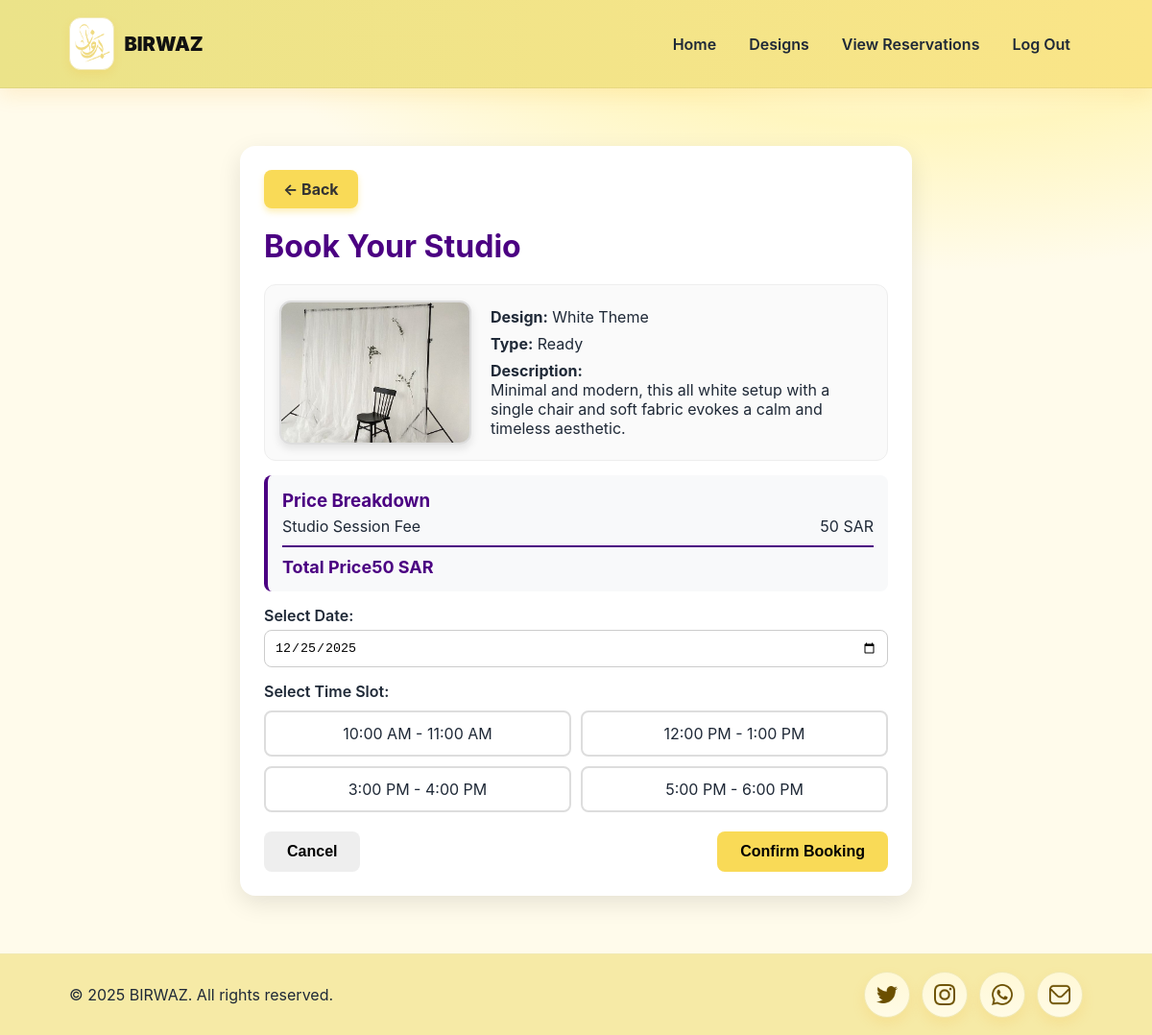
/birwasproject/booking.php?design_id=338 (signed in), run on an earlier commit of the app's database.
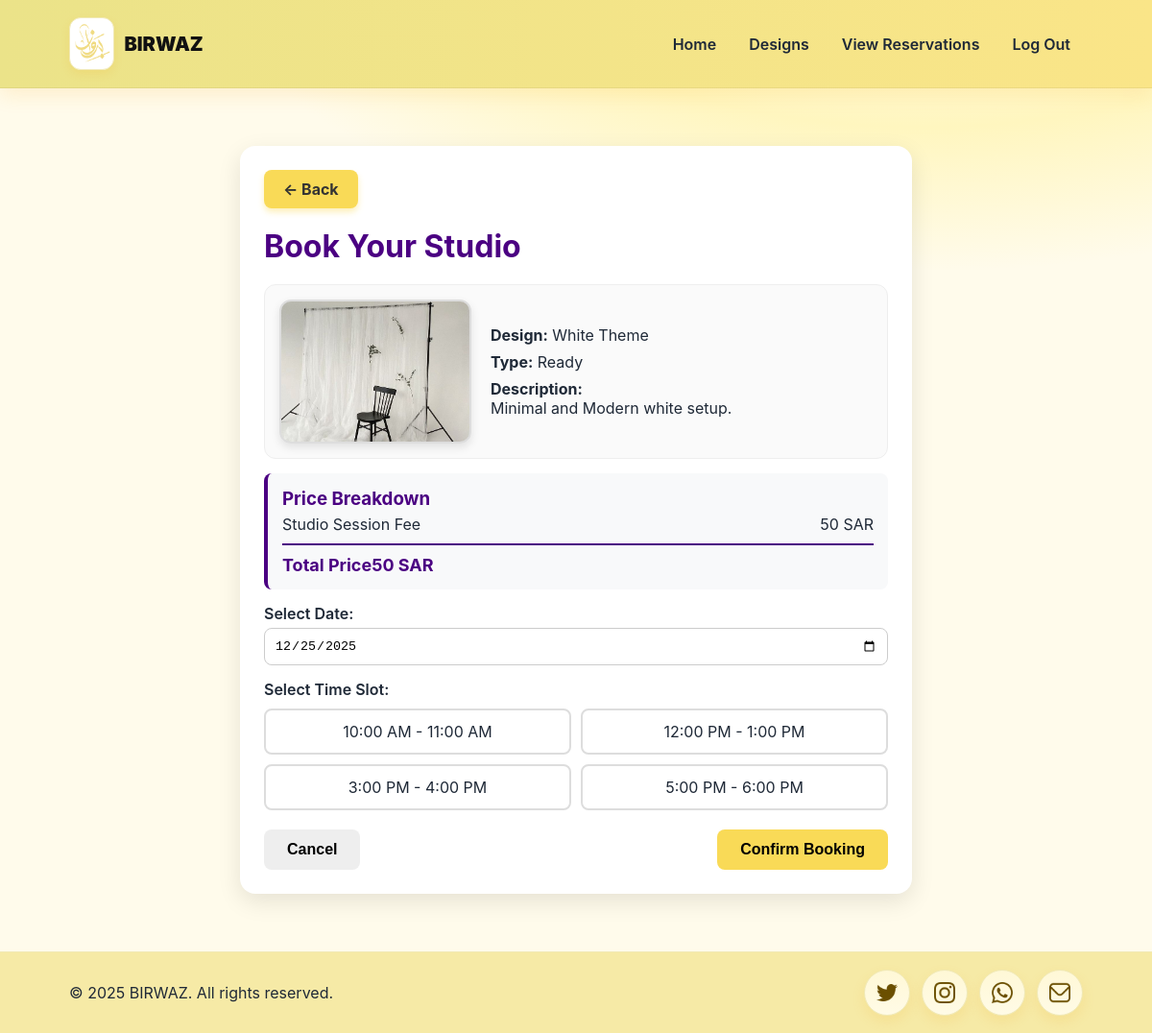
And on a later commit of the database.
### tables this page shows
CREATE TABLE `design` (
  `DesignID` int(10) UNSIGNED NOT NULL,
  `Name` text NOT NULL,
  `Description` text,
  `Image_URL` text NOT NULL,
  `Type` varchar(10) NOT NULL DEFAULT 'Ready'
);

### birwasproject/Booking.php (the view, shortened to what this page needs)
<?php
$conn = getDBConnection();
$design_id = $_GET['design_id'] ?? $_SESSION['last_design_id'] ?? null;
$design_data = null;
$total_cost = 50;
if ($design_id) {
    $stmt = $conn->prepare("SELECT * FROM design WHERE DesignID = ?");
    $stmt->bind_param("i", $design_id);
    $stmt->execute();
    $design_result = $stmt->get_result();
    $design_data = $design_result->fetch_assoc();
}
$available_times = ['10:00 AM - 11:00 AM', '12:00 PM - 1:00 PM', '3:00 PM - 4:00 PM', '5:00 PM - 6:00 PM'];
?>
<!DOCTYPE html>
<html lang="en">
    <head>
    </head>
    <body>
        <header>
            <div class="container nav">
                <a class="brand" href="homeUser.php">
                    <img src="images/logo1.png" alt="BIRWAZ logo">
                    <strong>BIRWAZ</strong>
                </a>
                <nav class="links">
                    <a href="homeUser.php">Home</a>
                    <a href="Designs.php">Designs</a>
                    <a href="viewReservations.php">View Reservations</a>
                    <a href="logout.php">Log Out</a>
                </nav>
            </div>
        </header>
        <main>
            <div class="booking-container">
                <a href="javascript:history.back()" class="back-btn">← Back</a>
                <h1>Book Your Studio</h1>
<?php if ($design_data): ?>
                    <div class="preview-box">
                        <div class="preview-content">
    <?php if ($design_data['Image_URL']): ?>
                                <div class="design-preview" style="background-image:url('uploads/<?= $design_data['Image_URL'] ?>')"></div>
                            <?php else: ?>
                                <div class="design-placeholder">Design Preview</div>
                            <?php endif; ?>
                            <div class="preview-text">
                                <p><strong>Design:</strong> <?= htmlspecialchars($design_data['Name']) ?></p>
                                <p><strong>Type:</strong> <?= htmlspecialchars($design_data['Type']) ?></p>
                                <p><strong>Description:</strong><br><?= nl2br(htmlspecialchars($design_data['Description'])) ?></p>
                            </div>
                        </div>
                    </div>
                    <div class="price-details">
                        <h3 style="margin-top: 0; color: #4B0082;">Price Breakdown</h3>
                        <div class="price-item"><span>Studio Session Fee</span><span>50 SAR</span></div>
                        <div class="price-total"><span>Total Price</span><span><?= $total_cost ?> SAR</span></div>
                    </div>
<?php else: ?>
                    <div style="background: #fff3cd; color: #856404; padding: 15px; border-radius: 8px; margin: 20px 0;">
                        ❌ No design selected. Please go back and choose a design first.
                    </div>
<?php endif; ?>
                <form id="bookingForm" method="POST" >
                    <label for="date">Select Date:</label>
                    <input type="date" id="date" name="date" required>
                    <label for="time">Select Time Slot:</label>
                    <div class="time-slots" id="timeSlots">
<?php foreach ($available_times as $time): ?>
                            <div class="time-slot" data-time="<?= $time ?>"><?= $time ?></div>
                        <?php endforeach; ?>
                    </div>
                    <div class="buttons">
                        <button type="button" class="cancel" onclick="showCancelConfirmation()">Cancel</button>
                        <button type="submit" class="confirm" <?= !$design_data ? 'disabled' : '' ?>>Confirm Booking</button>
                    </div>
                </form>
            </div>
        </main>
        <footer>
            <div class="footer-inner">
                <div class="copy">© 2025 BIRWAZ. All rights reserved.</div>
                <div class="socials">
                    <a href="https://twitter.com" target="_blank"><img src="images/twitter.png" alt="Twitter"></a>
                    <a href="https://instagram.com" target="_blank"><img src="images/instagram.png" alt="Instagram"></a>
                    <a href="https://wa.me" target="_blank"><img src="images/whatsapp.png" alt="WhatsApp"></a>
                    <a href="mailto:birwaz@gmail.com" target="_blank"><img src="images/email.png" alt="Email"></a>
                </div>
            </div>
        </footer>
    </body>
</html>

What changed in the data, as far as the page shows it:
changed design "White Theme": Description "Minimal and modern, this all white setup with a single chair and soft fabric evokes a calm and timeless aesthetic." → "Minimal and Modern white setup."
